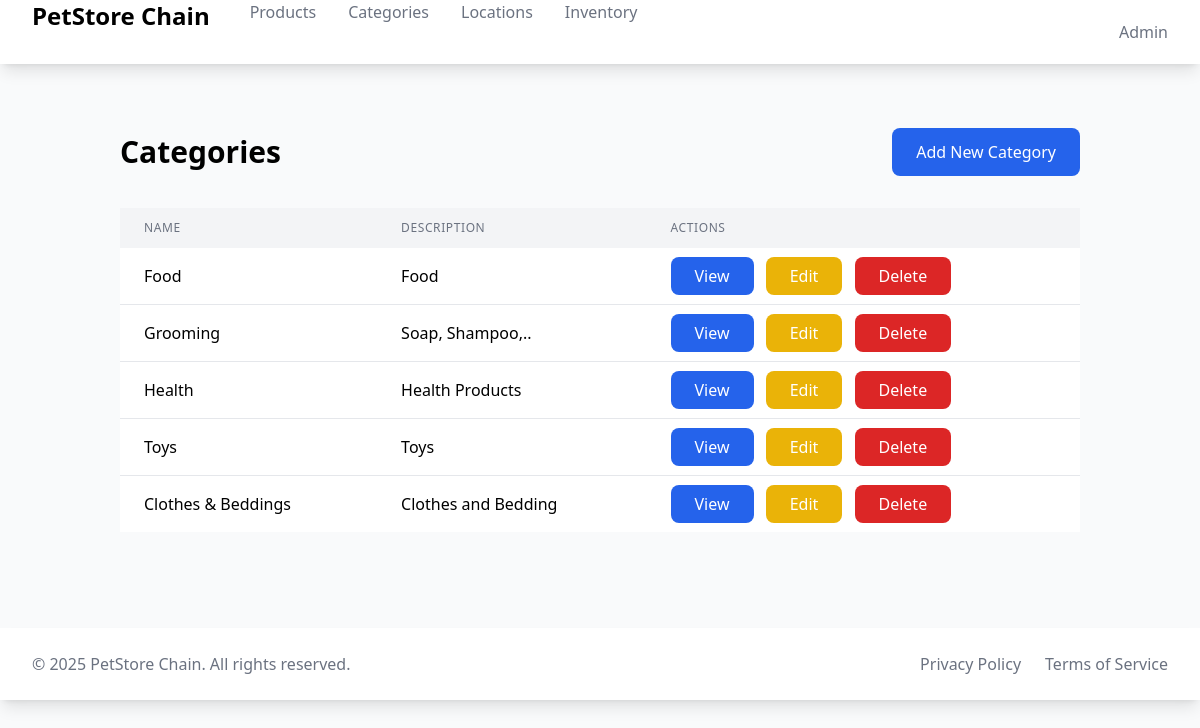
The app's page /products/categories/, older data.
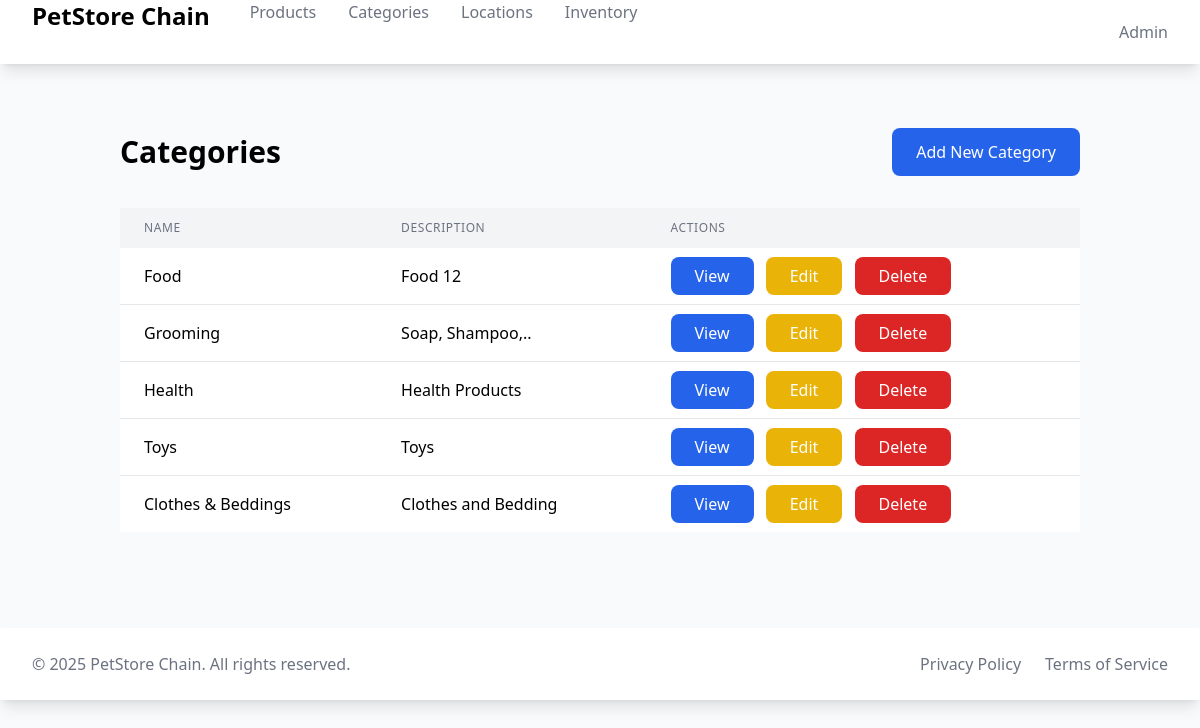
The same page, newer data.
### products/models.py (models this page shows, shortened)
class Category(models.Model):
    name = models.CharField(max_length=100)
    description = models.TextField(blank=True)

### products/views.py (the view)
# urls.py: path('categories/', CategoryListView.as_view(), name='category_list'),
class CategoryListView(ListView):
    model = Category
    template_name = 'products/category_list.html'
    context_object_name = 'categories'

### products/templates/products/category_list.html
{% extends "base.html" %}
{% block content %}
<div class="container mx-auto px-4 py-8">
    <div class="flex justify-between items-center mb-8">
        <h1 class="text-3xl font-bold">Categories</h1>
        <a href="{% url 'products:category_create' %}" class="bg-blue-600 text-white px-6 py-3 rounded-lg hover:bg-blue-700">
            Add New Category
        </a>
    </div>
    <div class="overflow-x-auto">
        <table class="min-w-full bg-white">
            <thead class="bg-gray-100">
                <tr>
                    <th class="px-6 py-3 text-left text-xs font-medium text-gray-500 uppercase tracking-wider">Name</th>
                    <th class="px-6 py-3 text-left text-xs font-medium text-gray-500 uppercase tracking-wider">Description</th>
                    <th class="px-6 py-3 text-left text-xs font-medium text-gray-500 uppercase tracking-wider">Actions</th>
                </tr>
            </thead>
            <tbody class="divide-y divide-gray-200">
                {% for category in object_list %}
                <tr>
                    <td class="px-6 py-4">{{ category.name }}</td>
                    <td class="px-6 py-4">{{ category.description }}</td>
                    <td class="px-6 py-4 space-x-2">
                        <a href="{% url 'products:category_detail' category.pk %}" class="bg-blue-600 text-white px-6 py-2 rounded-lg hover:bg-blue-700">View</a>
                        <a href="{% url 'products:category_update' category.pk %}" class="bg-yellow-500 text-white px-6 py-2 rounded-lg hover:bg-yellow-600">Edit</a>
                        <a href="{% url 'products:category_delete' category.pk %}" class="bg-red-600 text-white px-6 py-2 rounded-lg hover:bg-red-700">Delete</a>
                    </td>
                </tr>
                {% empty %}
                <tr>
                    <td colspan="3" class="px-6 py-4 text-center text-gray-500">No categories found</td>
                </tr>
                {% endfor %}
            </tbody>
        </table>
    </div>
</div>
{% endblock %}

Row changes from the older to the newer data that the page shows:
changed Category "Food": description "Food" → "Food 12"
